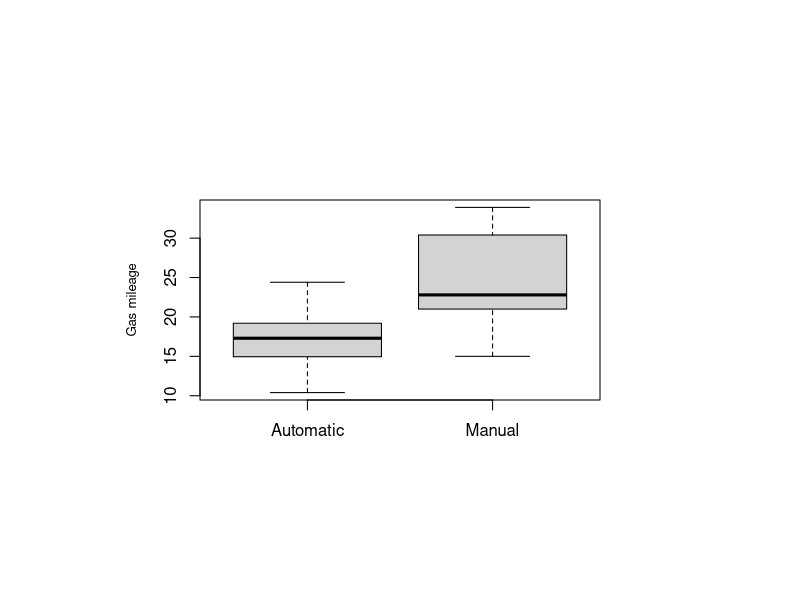
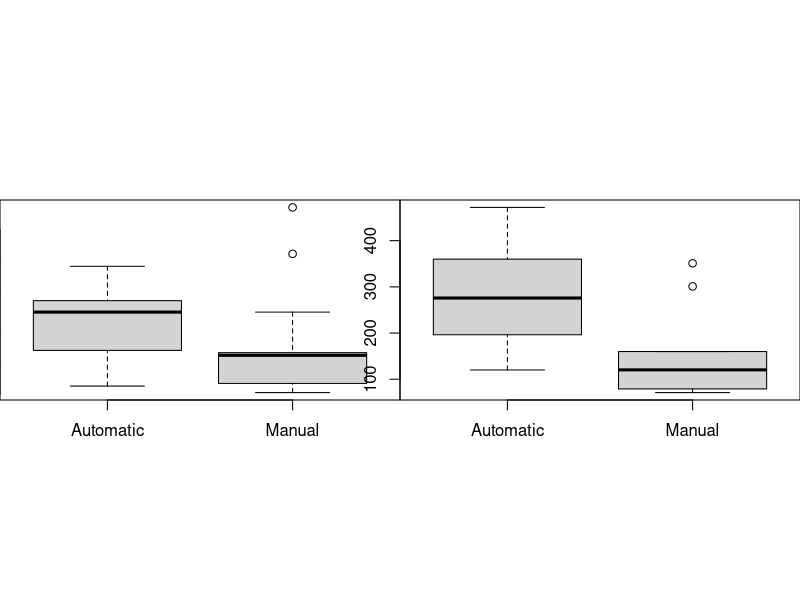
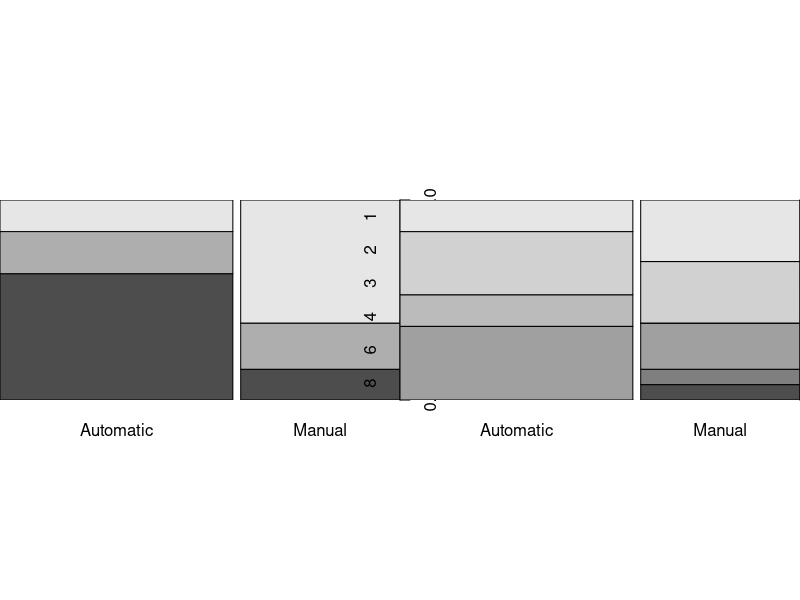
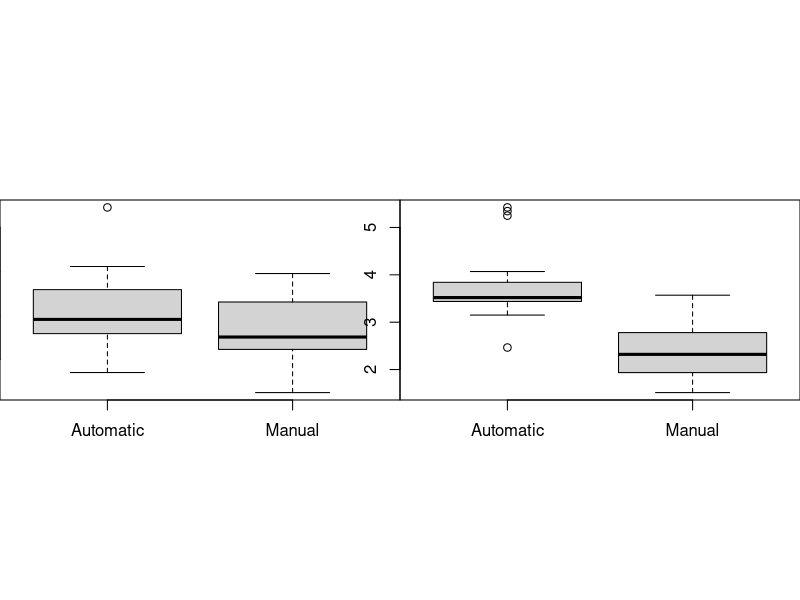
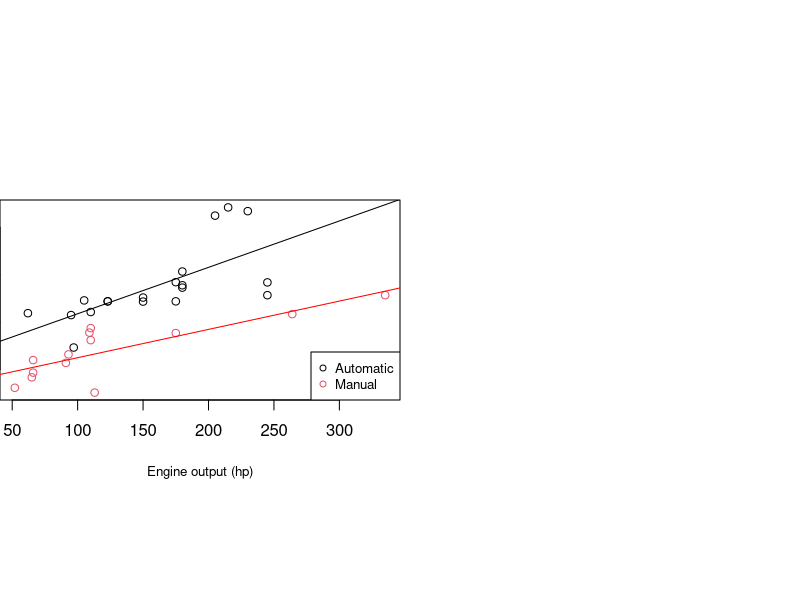
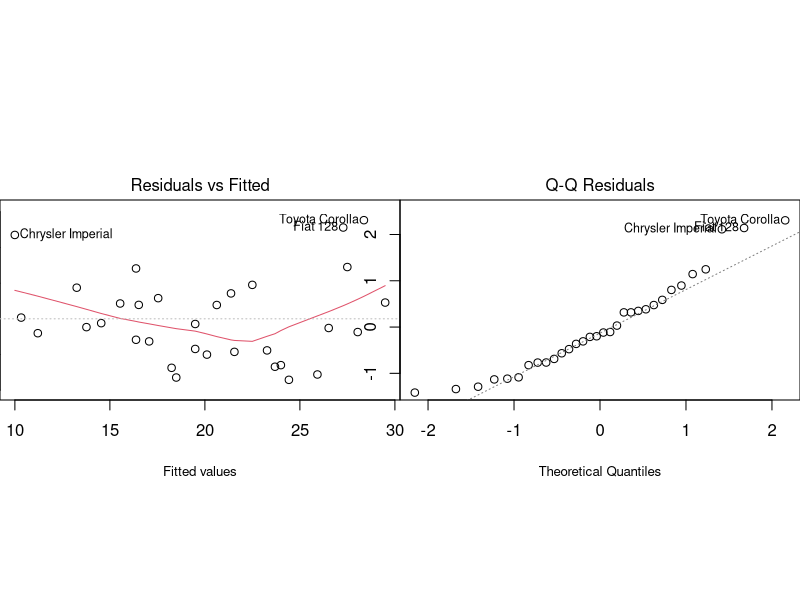
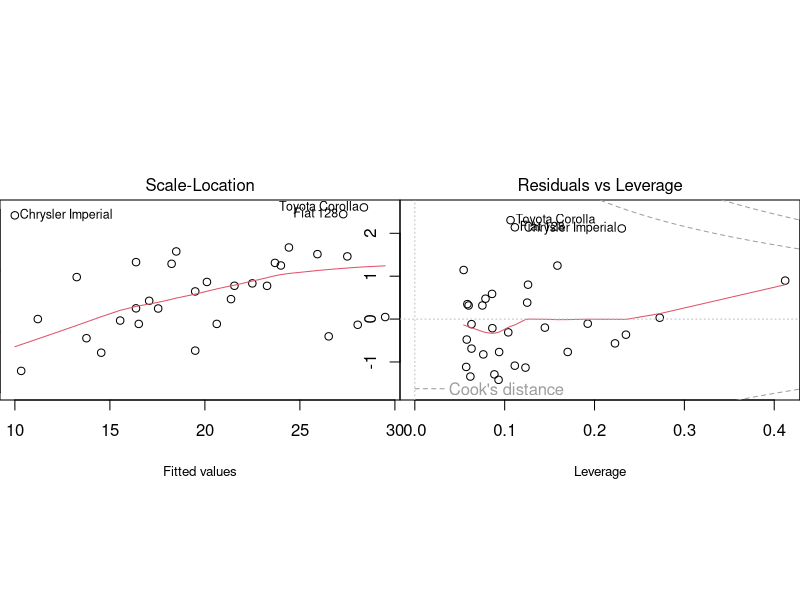

Write the R code that produced these figures, in order.
## ---- chunk 1
require(datasets)
data("mtcars")
mtcars$amf=factor(mtcars$am,levels=0:1,labels=c("Automatic","Manual"))
## ---- chunk 2
par(pin=c(4,2),cex.lab=0.8)
plot(mpg~amf,data=mtcars,xlab="",ylab="Gas mileage")
## ---- chunk 3
fit1<-lm(mpg ~ amf, data=mtcars)
fit2<-lm(mpg ~ amf + hp, data=mtcars)
fit3<-lm(mpg ~ amf + hp + disp, data=mtcars)
fit4<-lm(mpg ~ amf + hp + disp + factor(cyl), data=mtcars)
fit5<-lm(mpg ~ amf + hp + disp + factor(cyl) + factor(carb), data=mtcars)
anova(fit1,fit2,fit3,fit4,fit5)
## ---- chunk 4
fit6<-lm(mpg ~ amf + hp, data=mtcars)
fit7<-lm(mpg ~ amf + hp + wt, data=mtcars)
fit8<-lm(mpg ~ amf + hp + wt + qsec, data=mtcars)
anova(fit6,fit7,fit8)
## ---- chunk 5
fit<-lm(mpg ~ amf + hp + wt, data=mtcars)
summary(fit)$coef
## ---- chunk 6
par(mfrow=c(1,2))
plot(hp ~ amf,data=mtcars,xlab="",ylab="Engine output (hp)")
plot(disp ~ amf,data=mtcars,xlab="",ylab="Engine displacement (cu in)")
par(mfrow=c(1,2))
plot(factor(cyl) ~ amf,data=mtcars,xlab="",ylab="Number of cylinders")
plot(factor(carb) ~ amf,data=mtcars,xlab="",ylab="Number of carburetors")
## ---- chunk 7
par(mfrow=c(1,2))
plot(qsec~amf,data=mtcars,xlab="",ylab="Quarter mile time (s)")
plot(wt~amf,data=mtcars,xlab="",ylab="Vehicle weight (1000 lb)")
## ---- chunk 8
fit_auto=lm(mtcars$wt[mtcars$am==0]~mtcars$hp[mtcars$am==0])
fit_manual=lm(mtcars$wt[mtcars$am==1]~mtcars$hp[mtcars$am==1])
plot(wt~hp,data=mtcars,ylab="Vehicle weight (1000 lb)",xlab="Engine output (hp)",col=amf)
abline(fit_auto,col="black")
abline(fit_manual,col="red")
legend('bottomright',legend=levels(mtcars$amf),col=1:2,cex = 0.8, pch=1)
#r2_auto<-parse(text=paste("r^2 == ",round(summary(fit_auto)$r.squared,3)))
#r2_manual<-parse(text=paste("r^2 == ",round(summary(fit_manual)$r.squared,3)))
#text(x=175,y=4.7,labels=r2_auto,col="black")
#text(x=200,y=2,labels=r2_manual,col="red")
## ---- chunk 9
par(mfrow=c(1,2))
plot(fit)
